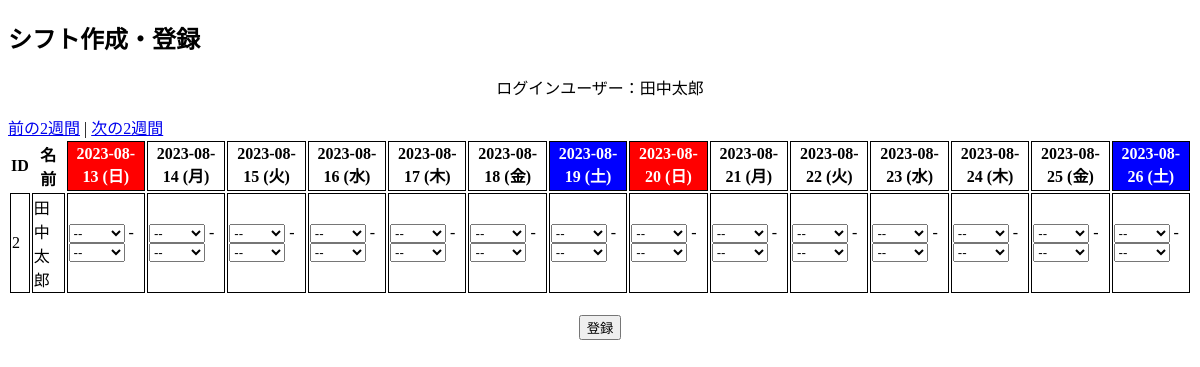
Screenshot of /9-1.php (signed in) with the database file from the repository.
### tables this page shows
CREATE TABLE `arubaito_table` (
  `バイトID` int(11) NOT NULL AUTO_INCREMENT,
  `名前` varchar(30) DEFAULT NULL,
  `電話番号` varchar(30) DEFAULT NULL,
  `時給` decimal(8,0) NOT NULL,
  PRIMARY KEY (`バイトID`)
);

### htdocs/9-1.php (the view, shortened to what this page needs)
<!DOCTYPE html>
<html lang="ja">
<head>
    <link rel="stylesheet" href="9-1.css">
</head>
<body>
    <form action="9-1.php" method="post">
        <h2 style="text-align:left">シフト作成・登録</h2>
        <?php
        require_once("db.php");
        if (isset($_SESSION["name"])) {
            $name = $_SESSION["name"];
            echo "<p style='text-align:center'>ログインユーザー：$name</p>";
        } else {
            header("Location: 6.php");
            exit;
        }
        $stmt = $db->query("SELECT * FROM arubaito_table WHERE 名前 = '$name'");
        $staff_data = $stmt->fetchAll(PDO::FETCH_ASSOC);
        if (isset($_GET['date'])) {
            $start_date = new DateTime($_GET['date']);
        } else {
            $next_sunday = strtotime('next Sunday +1 month');
            $next_sunday_date = date('Y-m-d', $next_sunday);
            $start_date = new DateTime($next_sunday_date);
        }
        if ($start_date->format('w') !== '0') {
            $start_date->modify('next Sunday');
        }
        $end_date = clone $start_date;
        $end_date->add(new DateInterval('P13D'));
        $prev_start_date = clone $start_date;
        $prev_start_date->sub(new DateInterval('P14D'));
        $next_start_date = clone $start_date;
        $next_start_date->add(new DateInterval('P14D'));
        $weekdays = ['日', '月', '火', '水', '木', '金', '土'];
        echo "<a href='?date={$prev_start_date->format('Y-m-d')}'>前の2週間</a> | ";
        echo "<a href='?date={$next_start_date->format('Y-m-d')}'>次の2週間</a>";
        echo "<table>";
        echo "<tr><th>ID</th><th>名前</th>";
        $current_date = clone $start_date;
        while ($current_date <= $end_date) {
            $date = $current_date->format('Y-m-d');
            $weekday = $weekdays[$current_date->format('w')];
            $cell_style = '';
            if ($weekday === '土') {
                $cell_style = 'background-color: blue; color: white;';
            } elseif ($weekday === '日') {
                $cell_style = 'background-color: red; color: white;';
            }
            echo "<th style='border: 1px solid black; $cell_style'>$date ($weekday)</th>";
            $current_date->add(new DateInterval('P1D'));
        }
        echo "</tr>";
        foreach ($staff_data as $staff) {
            $id = $staff['バイトID'];
            $name = $staff['名前'];
            echo "<tr>";
            echo "<td style='border: 1px solid black;'>$id</td>";
            echo "<td style='border: 1px solid black;'>$name</td>";
            $current_date = clone $start_date;
            while ($current_date <= $end_date) {
                $date = $current_date->format('Y-m-d');
                $start_time_name = "shift[$id][$date][start_time]";
                $start_time_id = "start_time_$id" . "_" . $current_date->format('Ymd');
                $start_time_html = "<select name='$start_time_name' id='$start_time_id'>";
                $start_time_html .= "<option value='---'>--</option>";
                for ($hour = 9; $hour <= 22; $hour++) {
                    $time = str_pad($hour, 2, '0', STR_PAD_LEFT) . ":00";
                    $selected = '';
                    $start_time_html .= "<option value='$time' $selected>$time</option>";
                }
                $start_time_html .= "</select>";
                $end_time_name = "shift[$id][$date][end_time]";
                $end_time_id = "end_time_$id" . "_" . $current_date->format('Ymd');
                $end_time_html = "<select name='$end_time_name' id='$end_time_id'>";
                $end_time_html .= "<option value='---'>--</option>";
                for ($hour = 10; $hour <= 23; $hour++) {
                    $time = str_pad($hour, 2, '0', STR_PAD_LEFT) . ":00";
                    $selected = '';
                    $end_time_html .= "<option value='$time' $selected>$time</option>";
                }
                $end_time_html .= "</select>";
                echo "<td style='border: 1px solid black;'>$start_time_html - $end_time_html</td>";
                $current_date->add(new DateInterval('P1D'));
            }
            echo "</tr>";
        }
        echo "</table>";
        echo "<div style='text-align: center; margin-top: 20px;'>";
        echo "<input type='submit' value='登録'>";
        echo "</div>";
        ?>
    </form>
</body>
</html>

### rows the page displays
arubaito_table: バイトID "2", 名前 "田中太郎", バイトID "--"

### other values shown
$name "田中太郎"
$date "2023-08-13"
$weekday "日"
$date "2023-08-14"
$weekday "月"
$date "2023-08-15"
$weekday "火"
$date "2023-08-16"
$weekday "水"
$date "2023-08-17"
$weekday "木"
$date "2023-08-18"
$weekday "金"
$date "2023-08-19"
$weekday "土"
